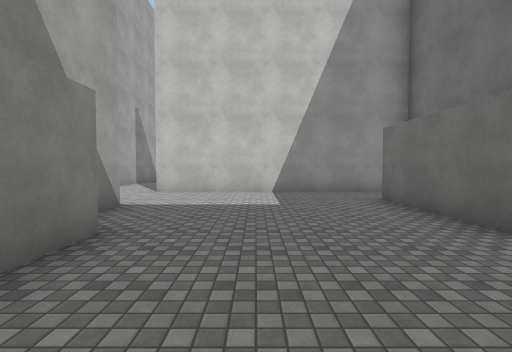
View 1 (above)

16 first-person views from a walk through a 3-D level made in the Unity game engine. The camera is 1.5 m above the floor, tilts 2° down and sees 85° across. The floor is counted in squares, 2 m on a side. Each view is taken from the middle of a square. On the plan, view 1 faces up. The plan holds only what a view shows up to about 10 squares ahead; the rest is blank. The player is left out. Surface patterns are stand-ins for the level's own textures.

View 2
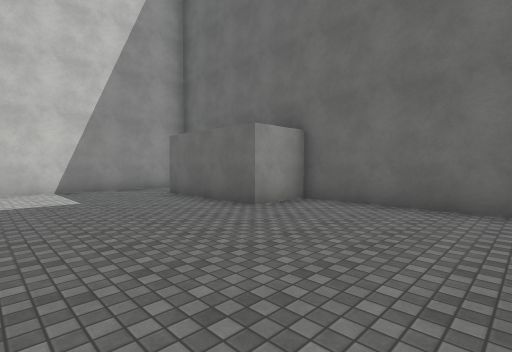

View 3
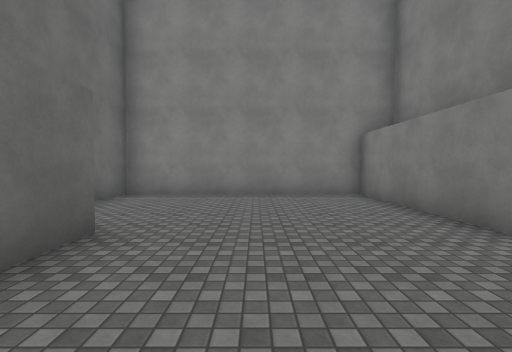

View 4
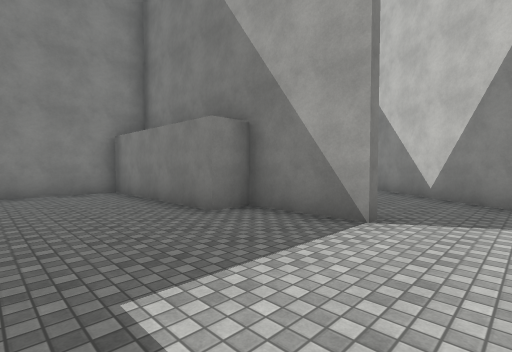

View 5
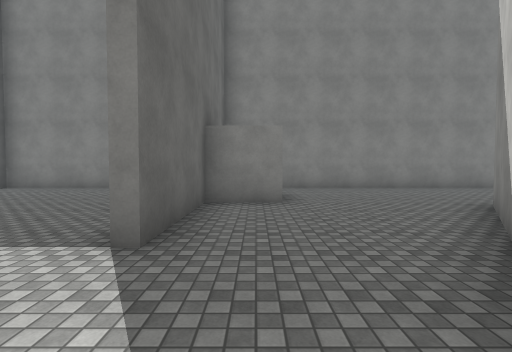

View 6
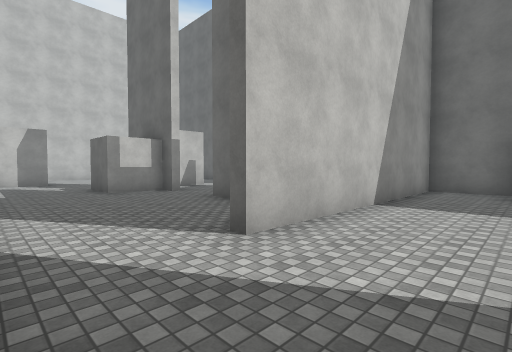

View 7
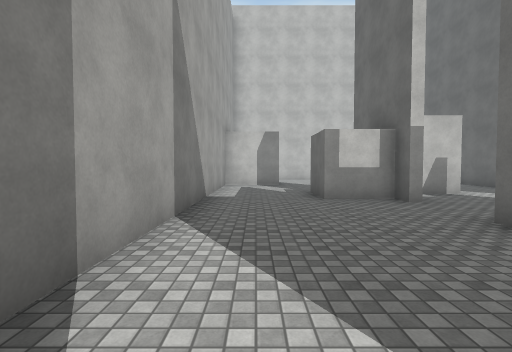

View 8
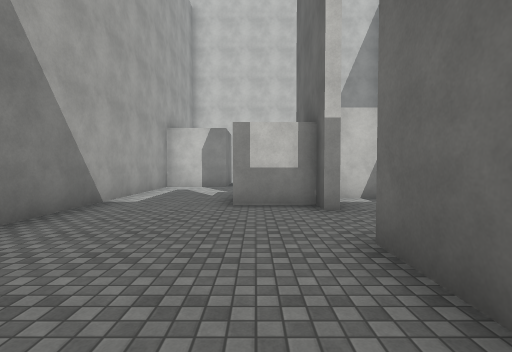

View 9
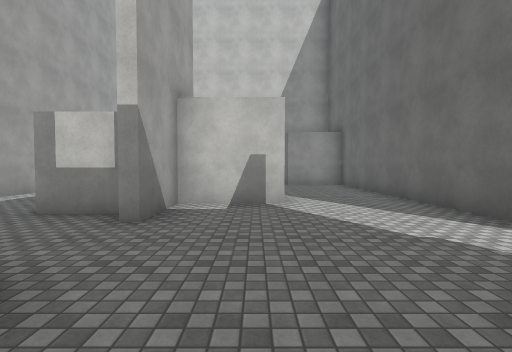

View 10
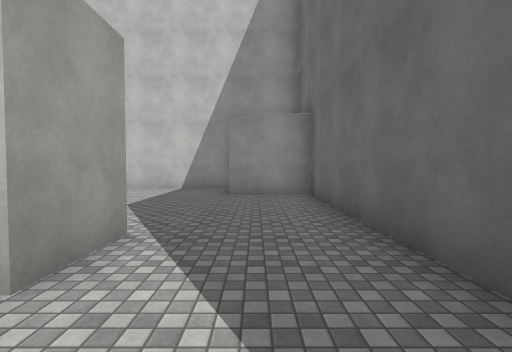

View 11
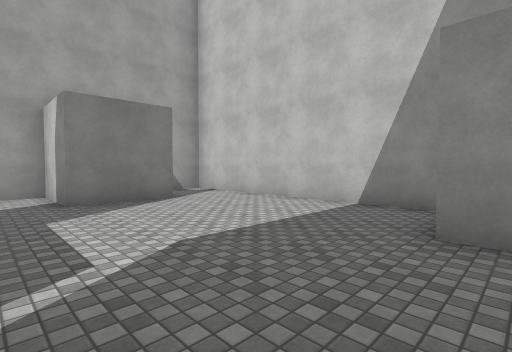

View 12
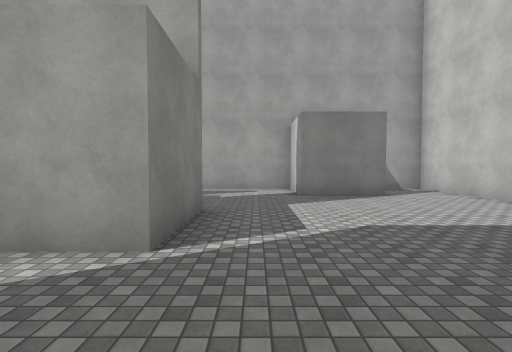

View 13
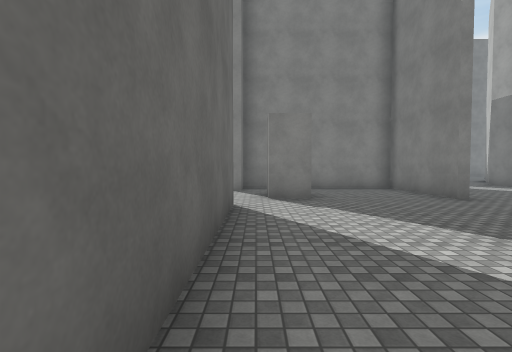

View 14
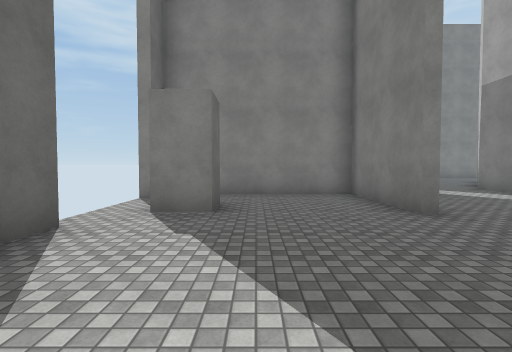

View 15
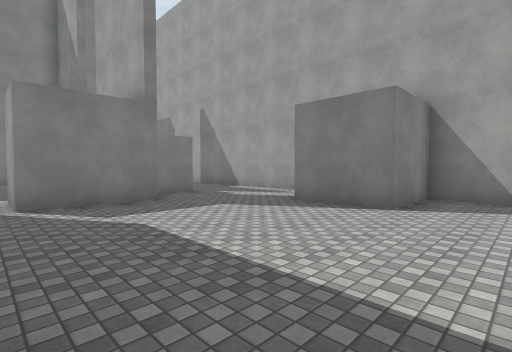

View 16
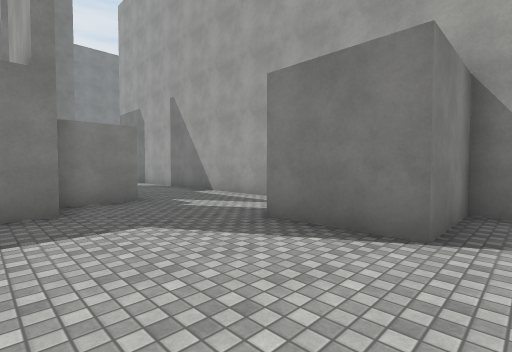

### Floor plan
Ten units are one square. View 1 is at (0, 0); x grows to the right and y downward. Boxes are objects, and circles mark ways between rooms. Rooms are numbered by the first view taken in them; rooms with no view inside come last. Other rooms are left out.
<svg viewBox="-91 -239 141 258">
<path fill="none" stroke="#000" d="M-27 -55 -27 -32 -18 -32 -18 14 44 14 44 -28 28 -28 28 -62M44 -64 44 -82 -15 -82M-15 -82 -30 -82M-8 -101 -8 -118M-8 -136 -8 -144 -24 -144 -24 -160M-52 -154 -52 -70 -86 -27M-46 -22 -29 -22 -29 -55M-9 -171 16 -171 16 -156 -6 -156 -6 -136M-24 -160 -10 -160M21 -234 -52 -234 -52 -213 -31 -213 -31 -191 -52 -191 -52 -154M-6 -118 -6 -85 45 -85M44 -125 44 -213 22 -213M28 -105 28 -115 37 -115 37 -108"/>
<circle cx="-25" cy="-65" r="3" fill="#2a7"/>
<circle cx="-10" cy="-125" r="3" fill="#2a7"/>
<circle cx="-40" cy="-160" r="3" fill="#2a7"/>
<text x="10" y="-30">1</text>
<text x="-40" y="-90">2</text>
<text x="10" y="-180">3</text>
</svg>
Room 1 opens to room 2. Room 2 opens to room 3.

Where each view was taken, in squares from view 1:
view 1: 0 up, 0 right, facing up
view 2: 1 down, 1 left, facing up-right
view 3: 6 up, 1 right, facing down
view 4: 7 up, 1 right, facing down-left
view 5: 8 up, 4 left, facing down
view 6: 6 up, 5 left, facing up-right
view 7: 8 up, 4 left, facing up
view 8: 9 up, 2 left, facing up
view 9: 10 up, 1 right, facing up
view 10: 14 up, 3 right, facing up
view 11: 18 up, 3 right, facing up-left
view 12: 18 up, 4 right, facing left
view 13: 18 up, 4 right, facing down
view 14: 16 up, 2 right, facing down
view 15: 23 up, 2 right, facing down-left
view 16: 22 up, 0 right, facing down-left
